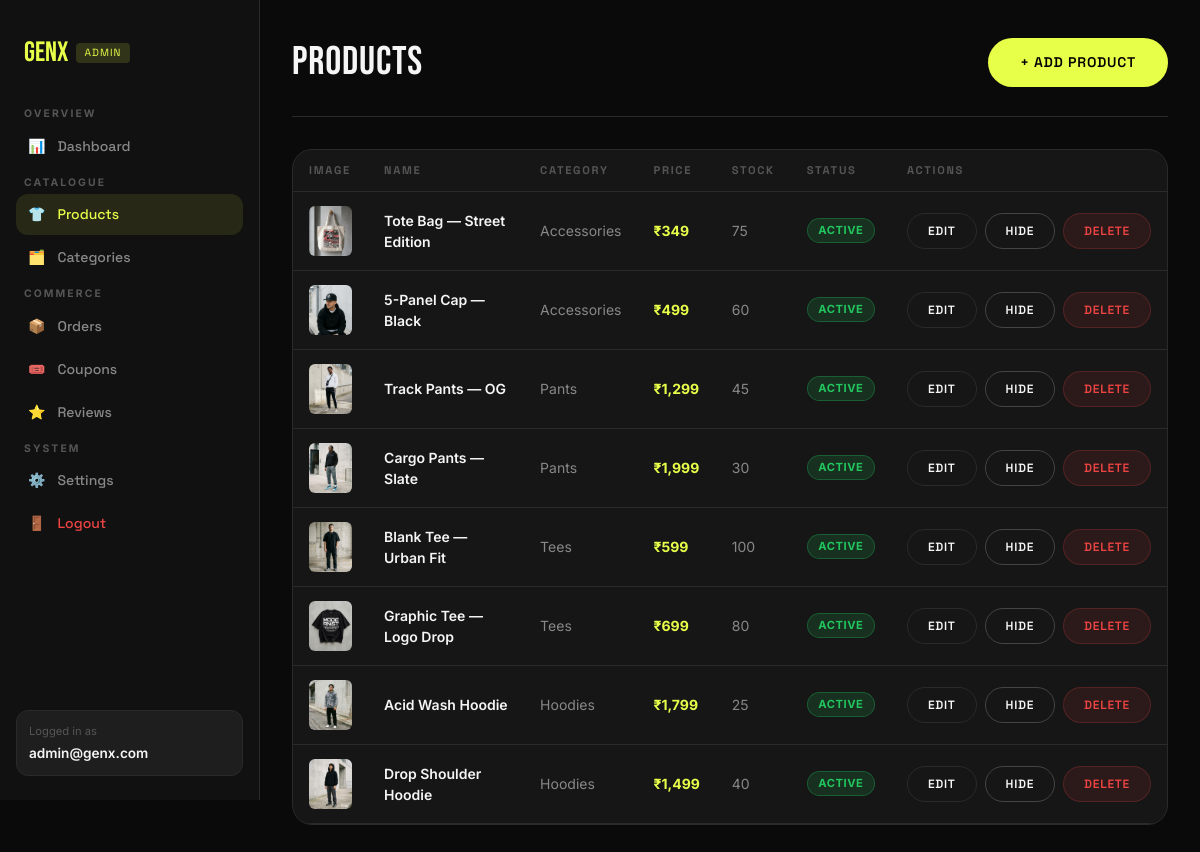
The page /admin/products (signed in) on the database its author committed.
### app/models/admin_user.py (models this page shows, shortened)
class AdminUser(db.Model, UserMixin):
    __tablename__ = "admin_users"
    id            = db.Column(db.Integer, primary_key=True)
    email         = db.Column(db.String(200), unique=True, nullable=False)
    password_hash = db.Column(db.String(300), nullable=False)
    name          = db.Column(db.String(150), default="Admin")

### app/models/product.py (models this page shows, shortened)
class Product(db.Model):
    __tablename__ = "products"
    id          = db.Column(db.Integer, primary_key=True)
    category_id = db.Column(db.Integer, db.ForeignKey("categories.id"), nullable=False)
    name        = db.Column(db.String(200), nullable=False)
    description = db.Column(db.Text, nullable=True)
    price       = db.Column(db.Float, nullable=False)
    stock       = db.Column(db.Integer, default=0)
    is_active   = db.Column(db.Boolean, default=True)
    images      = db.relationship("ProductImage", backref="product",
                                  cascade="all, delete-orphan", lazy="select")
    order_items = db.relationship("OrderItem", backref="product", lazy="dynamic")
    reviews     = db.relationship("Review", backref="product",
                                  cascade="all, delete-orphan", lazy="dynamic")
    @property
    def primary_image(self):
        img = ProductImage.query.filter_by(product_id=self.id, is_primary=True).first()
        if img:
            return img.image_url
        img = ProductImage.query.filter_by(product_id=self.id).first()
        return img.image_url if img else "/static/images/placeholder.jpg"

### app/models/product_image.py (models this page shows, shortened)
class ProductImage(db.Model):
    __tablename__ = "product_images"
    id         = db.Column(db.Integer, primary_key=True)
    product_id = db.Column(db.Integer, db.ForeignKey("products.id"), nullable=False)
    image_url  = db.Column(db.String(500), nullable=False)
    is_primary = db.Column(db.Boolean, default=False)

### app/models/category.py (models this page shows, shortened)
class Category(db.Model):
    __tablename__ = "categories"
    id   = db.Column(db.Integer, primary_key=True)
    name = db.Column(db.String(100), nullable=False)
    slug = db.Column(db.String(120), unique=True, nullable=False)
    products = db.relationship("Product", backref="category", lazy="dynamic")

### app/routes/admin.py (the view)
@admin_bp.route("/products")
@login_required
def products():
    return render_template(
        "admin/products.html",
        products=Product.query.order_by(Product.id.desc()).all(),
    )

### app/models/admin_user.py (called while the page is built)
@login_manager.user_loader
def load_user(user_id):
    return AdminUser.query.get(int(user_id))

### app/templates/admin/products.html (shortened to what this page needs)
{% extends "admin/layout.html" %}
{% block content %}
<div class="admin-topbar">
  <h1 class="admin-page-title">PRODUCTS</h1>
  <a href="{{ url_for('admin.add_product') }}" class="btn btn-primary">+ Add Product</a>
</div>
<div class="admin-card">
  <div class="table-responsive"><table class="data-table">
    <thead>
      <tr><th>Image</th><th>Name</th><th>Category</th><th>Price</th><th>Stock</th><th>Status</th><th>Actions</th></tr>
    </thead>
    <tbody>
      {% for p in products %}
      <tr>
        <td>
          <img src="{{ p.primary_image }}" style="width:44px; height:50px; object-fit:cover; border-radius:6px; background:var(--bg-secondary);">
        </td>
        <td style="color:var(--text-primary); font-weight:600;">{{ p.name }}</td>
        <td>{{ p.category.name }}</td>
        <td style="color:var(--accent); font-weight:700;">₹{{ "{:,.0f}".format(p.price) }}</td>
        <td>{{ p.stock }}</td>
        <td>
          <span class="badge {% if p.is_active %}badge-delivered{% else %}badge-cancelled{% endif %}">
            {{ 'Active' if p.is_active else 'Hidden' }}
          </span>
        </td>
        <td>
          <div style="display:flex; gap:0.5rem;">
            <a href="{{ url_for('admin.edit_product', product_id=p.id) }}" class="btn btn-dark btn-sm">Edit</a>
            <form method="POST" action="{{ url_for('admin.toggle_product', product_id=p.id) }}" style="display:inline;">
              <button type="submit" class="btn btn-outline btn-sm">
                {{ 'Hide' if p.is_active else 'Show' }}
              </button>
            </form>
            <form method="POST" action="{{ url_for('admin.delete_product', product_id=p.id) }}"
                  onsubmit="return confirm('Delete {{ p.name }}? This cannot be undone.')">
              <button type="submit" class="btn btn-sm" style="background:rgba(239,68,68,0.1); color:var(--error); border:1px solid rgba(239,68,68,0.2);">Delete</button>
            </form>
          </div>
        </td>
      </tr>
      {% else %}
      <tr><td colspan="7" style="text-align:center; padding:3rem; color:var(--text-dim);">No products yet. <a href="{{ url_for('admin.add_product') }}" style="color:var(--accent);">Add your first product →</a></td></tr>
      {% endfor %}
    </tbody>
  </table></div>
</div>
{% endblock %}

### app/templates/admin/layout.html (shortened to what this page needs)
<!DOCTYPE html>
<html lang="en">
<head>
  <script src="https://cdn.tailwindcss.com"></script>
  <link rel="stylesheet" href="{{ url_for('static', filename='css/custom.css') }}">
</head>
<body style="background:var(--bg-primary); color:var(--text-primary);">
<aside class="admin-sidebar">
  <div class="admin-logo">
    <span>{{ BRAND_NAME }}</span>
    <span style="font-size:0.65rem; background:rgba(232,255,74,0.15); color:var(--accent); padding:0.15rem 0.5rem; border-radius:4px; letter-spacing:0.1em; font-family:var(--font-ui);">ADMIN</span>
  </div>
  <div class="admin-nav-section">
    <div class="admin-nav-label">Overview</div>
    <a href="{{ url_for('admin.dashboard') }}" class="admin-nav-link {% if request.endpoint == 'admin.dashboard' %}active{% endif %}">
      <span>📊</span> Dashboard
    </a>
  </div>
  <div class="admin-nav-section">
    <div class="admin-nav-label">Catalogue</div>
    <a href="{{ url_for('admin.products') }}" class="admin-nav-link {% if 'admin.product' in request.endpoint %}active{% endif %}">
      <span>👕</span> Products
    </a>
    <a href="{{ url_for('admin.categories') }}" class="admin-nav-link {% if 'admin.categor' in request.endpoint %}active{% endif %}">
      <span>🗂️</span> Categories
    </a>
  </div>
  <div class="admin-nav-section">
    <div class="admin-nav-label">Commerce</div>
    <a href="{{ url_for('admin.orders') }}" class="admin-nav-link {% if 'admin.order' in request.endpoint %}active{% endif %}">
      <span>📦</span> Orders
    </a>
    <a href="{{ url_for('admin.coupons') }}" class="admin-nav-link {% if 'admin.coupon' in request.endpoint %}active{% endif %}">
      <span>🎟️</span> Coupons
    </a>
    <a href="{{ url_for('admin.reviews_list') }}" class="admin-nav-link {% if 'admin.review' in request.endpoint %}active{% endif %}">
      <span>⭐</span> Reviews
    </a>
  </div>
  <div class="admin-nav-section">
    <div class="admin-nav-label">System</div>
    <a href="{{ url_for('admin.settings') }}" class="admin-nav-link {% if 'admin.settings' in request.endpoint %}active{% endif %}">
      <span>⚙️</span> Settings
    </a>
    <a href="{{ url_for('admin.logout') }}" class="admin-nav-link" style="color:var(--error);">
      <span>🚪</span> Logout
    </a>
  </div>
  <div style="position:absolute; bottom:1.5rem; left:1rem; right:1rem; padding:0.75rem; background:var(--bg-hover); border-radius:var(--radius); border:1px solid var(--border);">
    <div style="font-size:0.7rem; color:var(--text-dim);">Logged in as</div>
    <div style="font-size:0.85rem; font-weight:600; color:var(--text-primary); margin-top:0.15rem;">{{ current_user.email }}</div>
  </div>
</aside>
<div class="admin-content">
  {% block content %}{% endblock %}
</div>
</body>
</html>

### app/static/css/custom.css (style rules this page uses)
:root { --bg-primary: #0a0a0a; --bg-secondary: #111111; --bg-card: #161616; --bg-hover: #1e1e1e; --accent: #e8ff4a; --accent-hover: #d4eb00; --accent-dark: #9fb800; --text-primary: #f5f5f5; --text-muted: #888888; --text-dim: #555555; --border: #2a2a2a; --border-hover: #444444; --success: #22c55e; --error: #ef4444; --warning: #f59e0b; --radius: 12px; --radius-lg: 20px; --shadow: 0 4px 24px rgba(0,0,0,0.5); --shadow-card: 0 8px 40px rgba(0,0,0,0.6); --transition: 0.3s cubic-bezier(0.4, 0, 0.2, 1); --font-display: 'Bebas Neue', sans-serif; --font-body: 'Inter', sans-serif; --font-ui: 'Space Grotesk', sans-serif; }
*, *::before, *::after { box-sizing: border-box; margin: 0; padding: 0; }
html { scroll-behavior: smooth; font-size: 16px; }
body { background-color: var(--bg-primary); color: var(--text-primary); font-family: var(--font-body); line-height: 1.6; overflow-x: hidden; -webkit-font-smoothing: antialiased; }
.btn { display: inline-flex; align-items: center; gap: 0.5rem; padding: 0.875rem 2rem; border-radius: 100px; font-family: var(--font-ui); font-size: 0.875rem; font-weight: 600; letter-spacing: 0.06em; text-transform: uppercase; text-decoration: none; cursor: pointer; border: none; transition: all var(--transition); }
.btn-primary { background: var(--accent); color: #000; }
.btn-outline { background: transparent; color: var(--text-primary); border: 1px solid var(--border-hover); }
.btn-dark { background: var(--bg-card); color: var(--text-primary); border: 1px solid var(--border); }
.btn-sm { padding: 0.5rem 1.25rem; font-size: 0.75rem; }
.admin-sidebar { width: 260px; background: var(--bg-secondary); border-right: 1px solid var(--border); min-height: 100vh; position: fixed; top: 0; left: 0; padding: 2rem 0; z-index: 100; }
.admin-logo { font-family: var(--font-display); font-size: 1.75rem; color: var(--accent); padding: 0 1.5rem; margin-bottom: 2rem; display: flex; align-items: center; gap: 0.5rem; }
.admin-nav-section { padding: 0 1rem; margin-bottom: 0.5rem; }
.admin-nav-label { font-size: 0.65rem; font-weight: 700; letter-spacing: 0.2em; text-transform: uppercase; color: var(--text-dim); padding: 0 0.5rem; margin-bottom: 0.25rem; }
.admin-nav-link { display: flex; align-items: center; gap: 0.75rem; padding: 0.625rem 0.75rem; border-radius: var(--radius); color: var(--text-muted); text-decoration: none; font-family: var(--font-ui); font-size: 0.875rem; font-weight: 500; transition: all var(--transition); margin-bottom: 0.125rem; }
.admin-nav-link.active { background: rgba(232,255,74,0.1); color: var(--accent); }
.admin-content { margin-left: 260px; padding: 2rem; min-height: 100vh; }
.admin-topbar { display: flex; align-items: center; justify-content: space-between; margin-bottom: 2rem; padding-bottom: 1.5rem; border-bottom: 1px solid var(--border); }
.admin-page-title { font-family: var(--font-display); font-size: 2.5rem; letter-spacing: 0.02em; }
.data-table { width: 100%; border-collapse: collapse; font-size: 0.875rem; }
.data-table th { text-align: left; padding: 0.75rem 1rem; border-bottom: 1px solid var(--border); font-family: var(--font-ui); font-size: 0.7rem; font-weight: 700; letter-spacing: 0.15em; text-transform: uppercase; color: var(--text-dim); }
.data-table td { padding: 0.875rem 1rem; border-bottom: 1px solid var(--border); color: var(--text-muted); vertical-align: middle; }
.badge { display: inline-flex; align-items: center; padding: 0.2rem 0.65rem; border-radius: 100px; font-size: 0.7rem; font-weight: 700; letter-spacing: 0.05em; text-transform: uppercase; }
.badge-delivered { background: rgba(34,197,94,0.15); color: var(--success); border: 1px solid rgba(34,197,94,0.3); }
.admin-card { background: var(--bg-card); border: 1px solid var(--border); border-radius: var(--radius-lg); overflow: hidden; margin-bottom: 2rem; }
.table-responsive { width: 100%; overflow-x: auto; }

### rows shown on the page
AdminUser: email "admin@genx.com"
Product: primary_image (picture), name "Tote Bag — Street Edition", category.name "Accessories", price "349", stock "75", is_active "ACTIVE", is_active "HIDE"
Product: primary_image (picture), name "5-Panel Cap — Black", category.name "Accessories", price "499", stock "60", is_active "ACTIVE", is_active "HIDE"
Product: primary_image (picture), name "Track Pants — OG", category.name "Pants", price "1,299", stock "45", is_active "ACTIVE", is_active "HIDE"
Product: primary_image (picture), name "Cargo Pants — Slate", category.name "Pants", price "1,999", stock "30", is_active "ACTIVE", is_active "HIDE"
Product: primary_image (picture), name "Blank Tee — Urban Fit", category.name "Tees", price "599", stock "100", is_active "ACTIVE", is_active "HIDE"
Product: primary_image (picture), name "Graphic Tee — Logo Drop", category.name "Tees", price "699", stock "80", is_active "ACTIVE", is_active "HIDE"
Product: primary_image (picture), name "Acid Wash Hoodie", category.name "Hoodies", price "1,799", stock "25", is_active "ACTIVE", is_active "HIDE"
Product: primary_image (picture), name "Drop Shoulder Hoodie", category.name "Hoodies", price "1,499", stock "40", is_active "ACTIVE", is_active "HIDE"

### other values the page prints
{{ BRAND_NAME }} "GenX"
